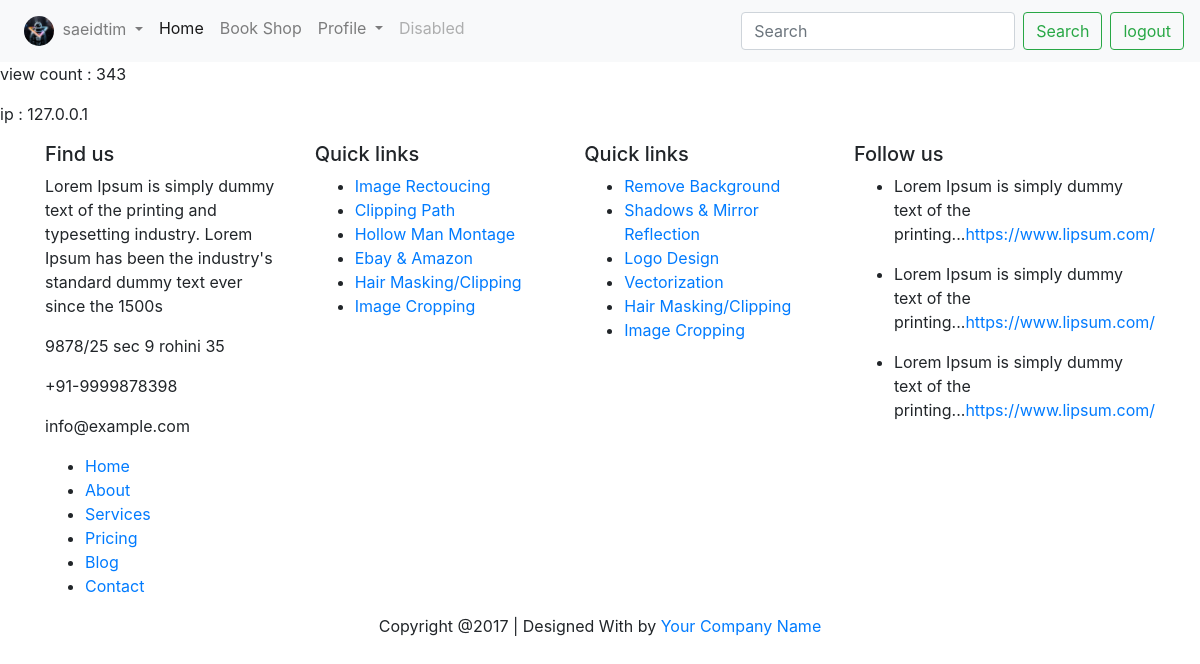
The app's page / (signed in) with its own data.
### accounts/models.py (models this page shows)
class CustomUser(AbstractUser):
    phone = models.CharField(max_length=11, blank=True, null=True)
    age = models.PositiveIntegerField(default=18, blank=True, null=True)
    img = models.ImageField(upload_to='avatar/', )

### pages/views.py (the view)
# urls.py: path('', HomePageView.as_view(), name='home'),
class HomePageView(generic.ListView):
    template_name = 'pages/home.html'
    def get(self, request, *args, **kwargs):
        x_forwarded_for = request.META.get('HTTP_X_FORWARDED_FOR')
        if x_forwarded_for:
            ip = x_forwarded_for
            print(ip)
        else:
            ip = request.META.get('REMOTE_ADDR')
            print(ip)
        number = PublicModel()
        number.view += 1
        number.save()
        view_count = PublicModel.objects.count()
        return render(request, template_name='pages/home.html',context={'view_count': view_count,
                                                                        'user_ip': ip})

### pages/templates/pages/home.html (shortened to what this page needs)
{% extends '_base.html' %}
{% block container %}
    <p>view count : {{ view_count }}</p>
    <p>ip : {{ user_ip }}</p>
{% endblock %}

### templates/_base.html (shortened to what this page needs)
<!doctype html>
<html lang="en">
<head>
    <link rel="stylesheet" href="https://cdn.jsdelivr.net/npm/bootstrap@4.0.0/dist/css/bootstrap.min.css"
>
</head>
<body>
<nav class="navbar navbar-expand-lg navbar-light bg-light">
    <div class="collapse navbar-collapse" id="navbarSupportedContent">
        <ul class="navbar-nav mr-auto">
            {% if user.is_authenticated %}
                <li>
                <li class="dropdown">
                    <a href="#" data-toggle="dropdown" class="nav-link dropdown-toggle nav-link-lg nav-link-user"
                       aria-expanded="false">
                        <img alt="image" src="{{ user.img.url }}" class="rounded-circle mr-1" width="30px">
                        <div class="d-sm-none d-lg-inline-block">{{ user.username }}</div>
                    </a>
                </li>
                </li>
            {% endif %}
            <li class="nav-item active">
                <a class="nav-link" href="{% url 'home' %}">Home <span class="sr-only">(current)</span></a>
            </li>
            <li class="nav-item">
                <a class="nav-link" href="{% url 'book_list' %}">Book Shop</a>
            </li>
            <li class="nav-item dropdown">
                <a class="nav-link dropdown-toggle" href="#" id="navbarDropdown" role="button" data-toggle="dropdown"
                   aria-haspopup="true" aria-expanded="false">
                    Profile
                </a>
            </li>
            <li class="nav-item">
                <a class="nav-link disabled" href="#">Disabled</a>
            </li>
        </ul>
        <form class="form-inline my-2 my-lg-0">
            <input class="form-control mr-sm-2" type="search" placeholder="Search" aria-label="Search">
            <button class="btn btn-outline-success my-2 my-sm-0" type="submit">Search</button>
        </form>
        {% if user.is_authenticated %}
            <a href="{% url 'logout' %}">
                <button class="btn btn-outline-success my-2 my-sm-0 ml-2" type="submit">logout</button>
            </a>
        {% else %}
            <a href="{% url 'login' %}">
                <button class="btn btn-outline-success my-2 my-sm-0 ml-2" type="submit">login</button>
            </a>
        {% endif %}
    </div>
</nav>
{% block container %}
{% endblock %}
<footer class="footer">
    <div class="container bottom_border">
        <div class="row">
            <div class=" col-sm-4 col-md col-sm-4  col-12 col">
                <h5 class="headin5_amrc col_white_amrc pt2">Find us</h5>
                <p class="mb10">Lorem Ipsum is simply dummy text of the printing and typesetting industry. Lorem Ipsum
                    has been the industry's standard dummy text ever since the 1500s</p>
                <p> 9878/25 sec 9 rohini 35 </p>
                <p> +91-9999878398 </p>
                <p> info@example.com </p>
            </div>
            <div class=" col-sm-4 col-md  col-6 col">
                <h5 class="headin5_amrc col_white_amrc pt2">Quick links</h5>
                <ul class="footer_ul_amrc">
                    <li><a href="http://webenlance.com">Image Rectoucing</a></li>
                    <li><a href="http://webenlance.com">Clipping Path</a></li>
                    <li><a href="http://webenlance.com">Hollow Man Montage</a></li>
                    <li><a href="http://webenlance.com">Ebay & Amazon</a></li>
                    <li><a href="http://webenlance.com">Hair Masking/Clipping</a></li>
                    <li><a href="http://webenlance.com">Image Cropping</a></li>
                </ul>
            </div>
            <div class=" col-sm-4 col-md  col-6 col">
                <h5 class="headin5_amrc col_white_amrc pt2">Quick links</h5>
                <ul class="footer_ul_amrc">
                    <li><a href="http://webenlance.com">Remove Background</a></li>
                    <li><a href="http://webenlance.com">Shadows & Mirror Reflection</a></li>
                    <li><a href="http://webenlance.com">Logo Design</a></li>
                    <li><a href="http://webenlance.com">Vectorization</a></li>
                    <li><a href="http://webenlance.com">Hair Masking/Clipping</a></li>
                    <li><a href="http://webenlance.com">Image Cropping</a></li>
                </ul>
            </div>
            <div class=" col-sm-4 col-md  col-12 col">
                <h5 class="headin5_amrc col_white_amrc pt2">Follow us</h5>
                <ul class="footer_ul2_amrc">
                    <li><a href="#"> </a>
                        <p>Lorem Ipsum is simply dummy text of the printing...<a href="#">https://www.lipsum.com/</a>
                        </p></li>
                    <li><a href="#"> </a>
                        <p>Lorem Ipsum is simply dummy text of the printing...<a href="#">https://www.lipsum.com/</a>
                        </p></li>
                    <li><a href="#"> </a>
                        <p>Lorem Ipsum is simply dummy text of the printing...<a href="#">https://www.lipsum.com/</a>
                        </p></li>
                </ul>
            </div>
        </div>
    </div>
    <div class="container">
        <ul class="foote_bottom_ul_amrc">
            <li><a href="http://webenlance.com">Home</a></li>
            <li><a href="http://webenlance.com">About</a></li>
            <li><a href="http://webenlance.com">Services</a></li>
            <li><a href="http://webenlance.com">Pricing</a></li>
            <li><a href="http://webenlance.com">Blog</a></li>
            <li><a href="http://webenlance.com">Contact</a></li>
        </ul>
        <p class="text-center">Copyright @2017 | Designed With by <a href="#">Your Company Name</a></p>
        <ul class="social_footer_ul">
            <li><a href="http://webenlance.com"></a></li>
        </ul>
    </div>
</footer>
</body>
</html>

### records on screen
CustomUser: img (picture), username "saeidtim"

### other values on screen
{{ view_count }} "343"
{{ user_ip }} "127.0.0.1"
